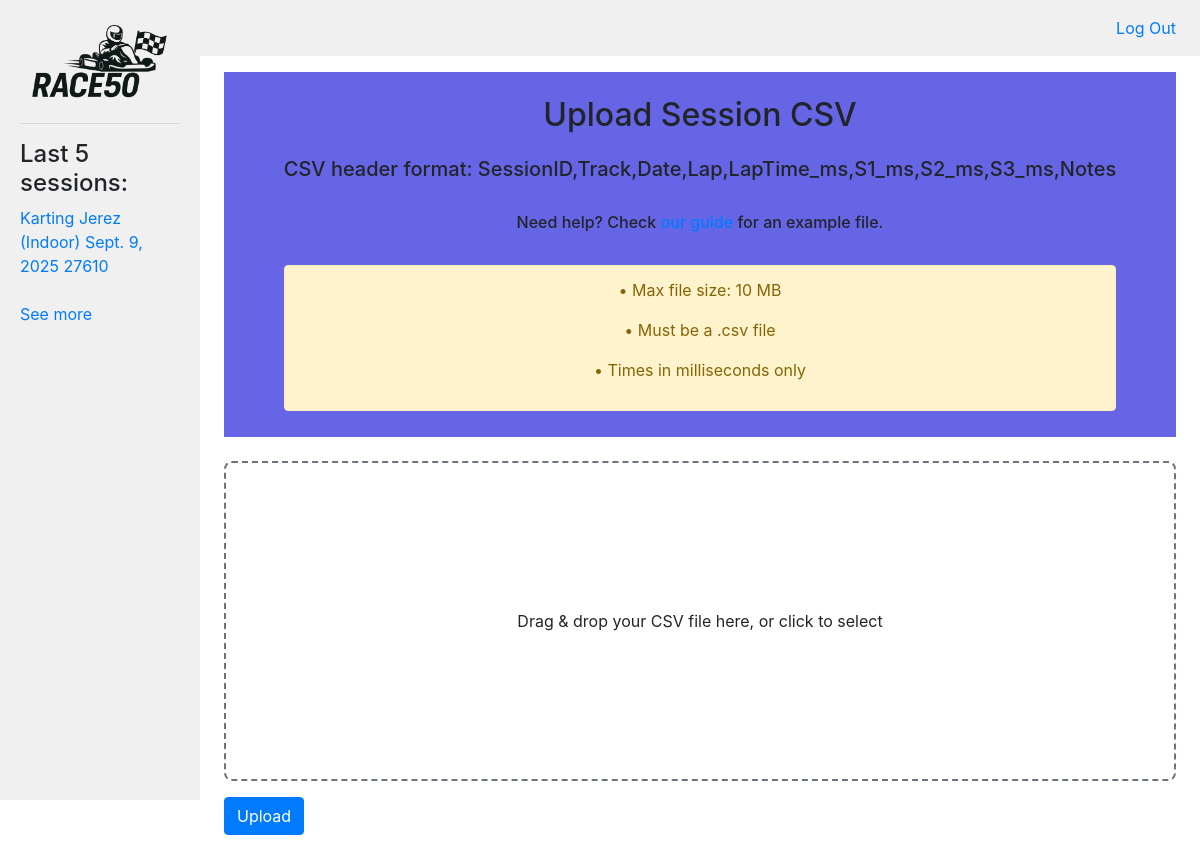
The page /race50/upload/ (signed in) on the database as committed earlier.
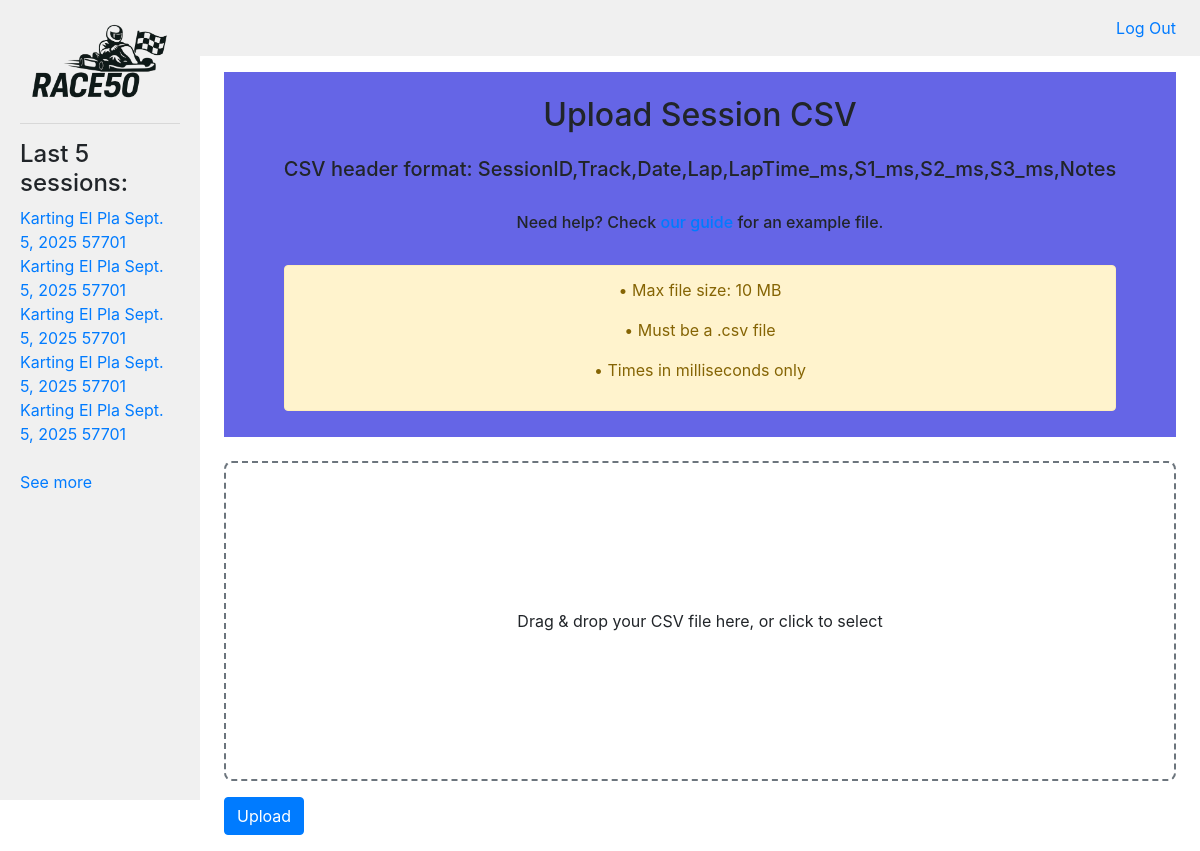
The same page on the database as committed later.
### race50/models.py (models this page shows, shortened)
class Session(models.Model):
    user = models.ForeignKey(settings.AUTH_USER_MODEL, on_delete=models.CASCADE, related_name="sessions")
    external_id = models.CharField(max_length=200, null=True, blank=True)  # CSV SessionID
    track = models.CharField(max_length=100)
    date = models.DateField()
    laps_count = models.PositiveIntegerField()
    best_lap_ms = models.PositiveIntegerField()
    best_lap_number = models.PositiveIntegerField()
    worst_lap_ms = models.PositiveIntegerField()
    avg_lap_ms = models.PositiveIntegerField()
    tbl_ms = models.PositiveIntegerField()
    consistency_percent = models.FloatField()
    notes = models.TextField(blank=True)
    created_at = models.DateTimeField(auto_now_add=True)
    class Meta:
        indexes = [models.Index(fields=["user", "date"])]

### race50/views.py (the view, shortened to what this page needs)
# urls.py: path("upload/", views.upload, name="upload"),
@login_required
def upload(request):
    if request.method != "POST":
        return render(request, "race50/upload.html")

### race50/views.py (called while the page is built)
def global_context(request):
    if request.user.is_authenticated:
        last_five = Session.objects.filter(user=request.user).order_by('-created_at')[:5]
        return {
            "sessions": last_five
        }
    else:
        last_five = Session.objects.none()
        return {
            "sessions": last_five
        }

### race50/templates/race50/upload.html (shortened to what this page needs)
{% extends "race50/layout.html" %}
{% block body %}
    <div class="header">
        <div class="header-title">
            <br>
            <h2>Upload Session CSV</h2>
        </div>
        <div class="header-message">
            <h5 class="header-message-text" style="text-align: center;">
                CSV header format: SessionID,Track,Date,Lap,LapTime_ms,S1_ms,S2_ms,S3_ms,Notes
            </h5>
            <br>
            <h6 class="header-message-text" style="text-align: center;">
                Need help? Check <a href="#">our guide</a> for an example file.
            </h6>
            <br>
            <div class="alert alert-warning text-center">
                <p>• Max file size: 10 MB</p>
                <p>• Must be a .csv file</p>
                <p>• Times in milliseconds only</p>
            </div>
        </div>
    </div>
    <br>
    <div>
        <form method="post" enctype="multipart/form-data">
            <div id="dropzone" class="dropzone">
                <p class="mb-0">Drag & drop your CSV file here, or click to select</p>
            </div>
            <button type="submit" class="btn btn-primary">Upload</button>
        </form>
    </div>
    {% load static %}
        <link rel="stylesheet" href="{% static 'race50/css/upload.css' %}">
{% endblock %}

### race50/templates/race50/layout.html (shortened to what this page needs)
{% load static %}
<!DOCTYPE html>
<html lang="en">
    <head>
        <link rel="stylesheet" href="https://stackpath.bootstrapcdn.com/bootstrap/4.4.1/css/bootstrap.min.css">
        <link rel="stylesheet" href="{% static 'race50/css/style.css' %}">
    </head>
    <body>
        <div class="container-fluid">
            <div class="row g-0">
            <div class="sidebar col-lg-2 col-md-3">
                <div class="logo-wrap">
                <a href="{% url 'index' %}">
                    <img class="logo" src="{% static 'race50/images/RACE50 - logo.png' %}" alt="Race50 Logo">
                </a>
                </div>
                <hr>
                {% block nav %}
                <div>
                    {% if user.is_authenticated %}
                        <h4>Last 5 sessions:</h4>
                        {% if sessions %}
                            {% for session in sessions %}
                                <a href="#">{{ session.track }} {{ session.date }} {{ session.best_lap_ms }}</a><br>
                            {% endfor %}
                            <br>
                            <a href="#">See more</a>
                        {% else %}
                            <h6>No sessions yet.</h6>
                        {% endif %}
                    {% endif %}
                </div>
                {% endblock %}
            </div>
            <div class="main col-lg-10 col-md-9">
                <nav class="navbar navbar-expand-lg">
                <div class="container-fluid px-0">
                    <ul class="navbar-nav ml-auto">
                    {% if user.is_authenticated %}
                        <li class="nav-item">
                        <a class="nav-link" href="{% url 'logout' %}">Log Out</a>
                        </li>
                    {% endif %}
                    </ul>
                </div>
                </nav>
                <div class="inside-body">
                {% block body %}{% endblock %}
                </div>
            </div>
            </div>
        </div>
    </body>
</html>

Rows that differ between the two databases and show on the page:
no longer on this page (row unchanged): Session: track "Karting Jerez (Indoor)", date "Sept. 9, 2025", best_lap_ms "27610"
added Session: track "Karting El Pla", date "Sept. 5, 2025", best_lap_ms "57701"
added Session: track "Karting El Pla", date "Sept. 5, 2025", best_lap_ms "57701"
added Session: track "Karting El Pla", date "Sept. 5, 2025", best_lap_ms "57701"
added Session: track "Karting El Pla", date "Sept. 5, 2025", best_lap_ms "57701"
added Session: track "Karting El Pla", date "Sept. 5, 2025", best_lap_ms "57701"
